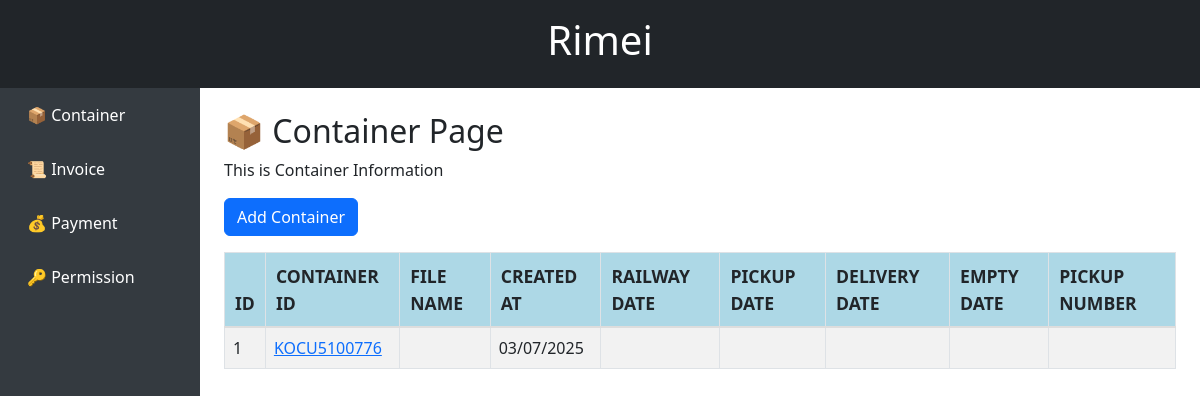
/container/, run on an earlier commit of the app's database.
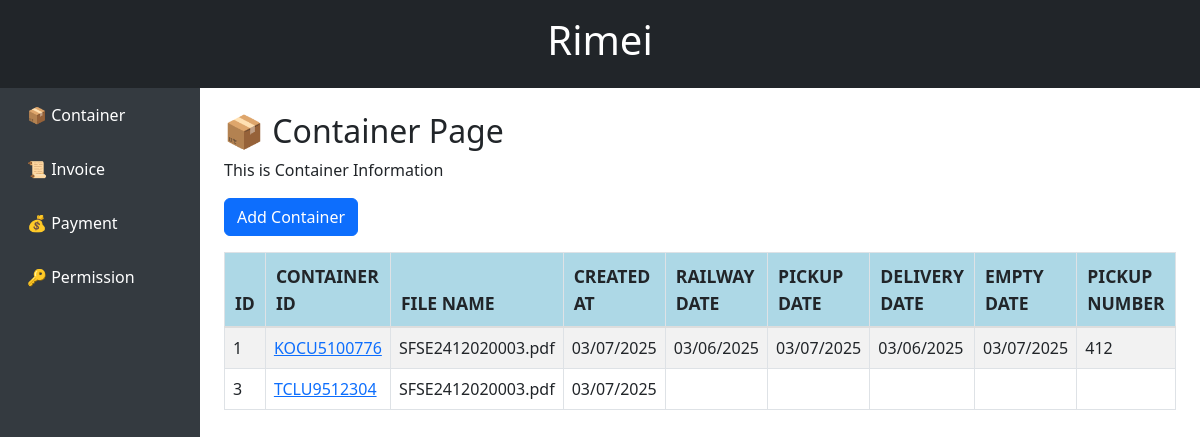
And on a later commit of the database.
### container/models.py (models this page shows, shortened)
class Container(models.Model):
    container_id = models.CharField(max_length=255)  # Container ID
    container_pdfname = models.CharField(max_length=255, blank=True)  # 上传的PDF文件名
    content = models.TextField(blank=True, null=True)  # 解析出的内容
    created_at = models.DateTimeField(auto_now_add=True)  # 创建时间
    created_user = models.CharField(max_length=255, blank=True, null=True)  # 创建用户
    railway_date = models.DateField(blank=True, null=True)  # 铁路日期
    pickup_date = models.DateField(blank=True, null=True)  # 提货日期
    delivery_date = models.DateField(blank=True, null=True)  # 交货日期
    empty_date = models.DateField(blank=True, null=True)  # 空箱日期
    pickup_number = models.CharField(max_length=255, blank=True, null=True)  # 提货编号
    invoice_id = models.CharField(max_length=255, blank=True, null=True)  # 发票ID
    invoice_pdfname = models.CharField(max_length=255, blank=True, null=True)  # 发票PDF文件名

### container/views.py (the view)
# urls.py: path("container/", views.container_view, name="container"),
def container_view(request):
    template = "container/container.html"
    containers = Container.objects.all()
    return render(request, template, {'containers': containers})

### container/templates/container/container.html (shortened to what this page needs)
{% extends "container/base.html" %}
{% block content %}
    <h2>📦 Container Page</h2>
    <p>This is Container Information</p>
    <div class="mb-3">
        <a href="{% url 'add_container_view' %}" class="btn btn-primary">
             Add Container
        </a>
    </div>
    <div class="table-container">
        <table class="table table-striped table-bordered">
            <thead>
                <tr>
                    <th>ID</th>
                    <th>Container ID</th>
                    <th>File Name</th>
                    <th>Created At</th>
                    <th>Railway Date</th>
                    <th>Pickup Date</th>
                    <th>Delivery Date</th>
                    <th>Empty Date</th>
                    <th>Pickup Number</th>
                </tr>
            </thead>
            <tbody>
                {% for container in containers %}
                <tr>
                    <td>{{ container.id }}</td>
                    <td>
                        <a href="{% url 'edit_container' container.container_id %}">{{ container.container_id }}</a>
                    </td>
                    <td>{{ container.container_pdfname }}</td>
                    <td>{{ container.created_at |date:"m/d/Y" }}</td>
                    <td>{{ container.railway_date |date:"m/d/Y" }}</td>
                    <td>{{ container.pickup_date |date:"m/d/Y" }}</td>
                    <td>{{ container.delivery_date |date:"m/d/Y" }}</td>
                    <td>{{ container.empty_date |date:"m/d/Y" }}</td>
                    <td>{{ container.pickup_number }}</td>
                </tr>
                {% endfor %}
            </tbody>
        </table>
    </div>
{% endblock %}

### container/templates/container/base.html (shortened to what this page needs)
<!DOCTYPE html>
<html lang="zh">
<head>
    <link href="https://cdn.jsdelivr.net/npm/bootstrap@5.3.0/dist/css/bootstrap.min.css" rel="stylesheet">
</head>
<body>
    <header class="bg-dark text-white text-center py-3">
        <h1>Rimei</h1>
    </header>
    <div class="container-fluid">
        <div class="row">
            <nav class="col-md-2 d-md-block sidebar">
                <div class="position-sticky">
                    <a href="{% url 'container' %}">📦 Container</a>
                    <a href="{% url 'invoice' %}">📜 Invoice</a>
                    <a href="{% url 'payment' %}">💰 Payment</a>
                    <a href="{% url 'permission' %}">🔑 Permission</a>
                </div>
            </nav>
            <main class="col-md-10 p-4">
                <div>
                    {% block content %}{% endblock %}
                </div>
            </main>
        </div>
    </div>
</body>
</html>

### container/templates/container/base.html (style rules this page uses)
.sidebar { height: 100vh; background-color: #343a40; }
.sidebar a { color: white; padding: 15px; display: block; text-decoration: none; }
.table thead tr { position: sticky; top: 0; background-color: #343a40; color: #ffffff; z-index: 10; }
.table th { padding: 10px; border-bottom: 2px solid #ddd; font-size: 1.1em; text-transform: uppercase; background-color: lightblue; }
.table-container { max-height: 500px; overflow-y: auto; }

What changed in the data, as far as the page shows it:
changed Container "KOCU5100776": container_pdfname (not shown) → "SFSE2412020003.pdf"; railway_date (not shown) → "03/06/2025"; pickup_date (not shown) → "03/07/2025"; delivery_date (not shown) → "03/06/2025"; empty_date (not shown) → "03/07/2025"; pickup_number (not shown) → "412"
added Container: id "3", container_id "TCLU9512304", container_pdfname "SFSE2412020003.pdf", created_at "03/07/2025"
